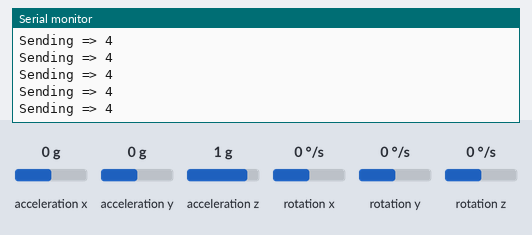
A sketch run on a simulated Arduino Uno, built with avr-gcc and run on an emulated ATmega328P. Shown: the last lines printed to the serial monitor. The inputs (shaded band) are chosen by the test bench; at power-on: acceleration x 0 g, acceleration y 0 g, acceleration z 1 g, rotation x 0 °/s, rotation y 0 °/s, rotation z 0 °/s. No radio packets arrive unless stated.

Above: at 1.2 s.
1.3 s: acceleration x set to -1.4 g
At 1.36 s:
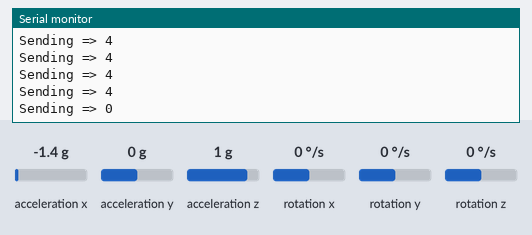
2.8 s: acceleration y set to -1.4 g
At 2.84 s:
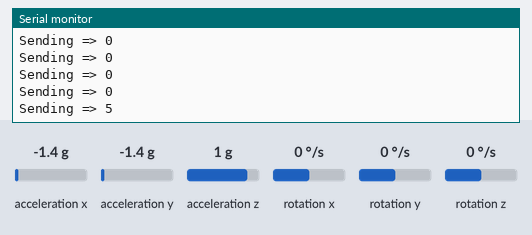
4.3 s: acceleration x set to 0 g
At 4.32 s:
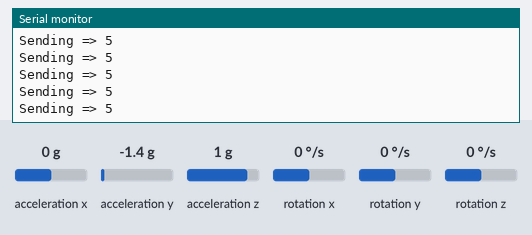
Timing chart, 0 to 7.3 s (numbered marks = the images above; inputs shaded):
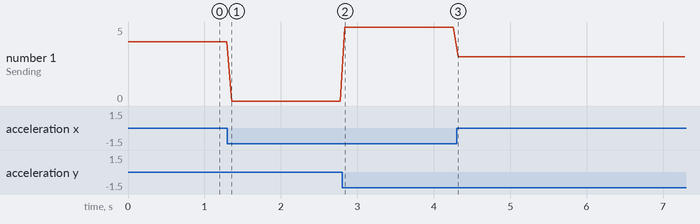

Measured:
- after the input at 1.3 s, the serial monitor: prints a new line after 0.06 s (image 1)
- after the input at 2.8 s, the serial monitor: prints a new line at once (image 2)
- plotted number 1: 4 → 0 after the input at 1.3 s, 0 → 5 after the input at 2.8 s, 5 → 3 after the input at 4.3 s

The sketch:

TXControl.ino
```cpp
/*  ME106 Term Project
*  SJSU - Spring 2017
*  Hand Gesture Controlled Robotic Car*/

//CONTROL-MODULE
//Code to read MPU6050 (Gyroscope Sensor) data and RF Transmitter

//Libraris used to communicate with MPU6050 module:
#include <Wire.h>
#include <MPU6050.h>

MPU6050 mpu;

//DAC/ADC Library used for RF Transmission:
#include <RH_ASK.h>   // (Uses pin 12 to send data)
#include <SPI.h>      // Not actually used but needed to compile

RH_ASK driver;

//LED pins used for debugging:
//#define pinA 4
//#define pinB 5
//#define pinC 6
//#define pinD 7

//Initial setup I/O + Serial Comm + RF Comm
void setup()
{
  //Debug only LED pins
//  pinMode(pinA, OUTPUT);
//  pinMode(pinB, OUTPUT);
//  pinMode(pinC, OUTPUT);
//  pinMode(pinD, OUTPUT);

  Serial.begin(9600);

  //RF module initialize:
  if (!driver.init()) Serial.println("init failed");

  //Initialize MPU6050:
  while(!mpu.begin(MPU6050_SCALE_2000DPS, MPU6050_RANGE_2G))
  {
    Serial.println("Could not find a valid MPU6050 sensor, check wiring!");
    delay(500);
  }
}

//Continuous data reading/processing, signal send:
void loop()
{
  //MPU6050 data read
  Vector rawAccel = mpu.readRawAccel();
  Vector normAccel = mpu.readNormalizeAccel();

//  Used to read raw values and debugging
//  Serial.print(" Xraw = ");
//  Serial.println(rawAccel.XAxis);
//  Serial.print(" Yraw = ");
//  Serial.println(rawAccel.YAxis);
//  Serial.println();
//  delay(500);
//  Serial.print(" Zraw = ");
//  Serial.println(rawAccel.ZAxis);

  if(rawAccel.XAxis < -7000 && rawAccel.YAxis < 5999  && rawAccel.YAxis > -5999) //forward
  {
    //LED pins - Debug only
//    digitalWrite(pinA, LOW);
//    digitalWrite(pinB, HIGH);
//    digitalWrite(pinC, HIGH);
//    digitalWrite(pinD, LOW);

    //Control Signal
    sendSignal("0");
  }
  else if(rawAccel.XAxis > 7000 && rawAccel.YAxis < 5999  && rawAccel.YAxis > -5999) //backward
  {
    //LED pins - Debug only
//    digitalWrite(pinA, HIGH);
//    digitalWrite(pinB, LOW);
//    digitalWrite(pinC, LOW);
//    digitalWrite(pinD, HIGH);

    //Control Signal
    sendSignal("1");
  }
  else if(rawAccel.YAxis > 6000 && rawAccel.XAxis < 6999 && rawAccel.XAxis > -6999)//right
  {
    //LED pins - Debug only
//    digitalWrite(pinA, LOW);
//    digitalWrite(pinB, LOW);
//    digitalWrite(pinC, HIGH);
//    digitalWrite(pinD, HIGH);

    //Control Signal
    sendSignal("2");
  }
  else if(rawAccel.YAxis < -6000 && rawAccel.XAxis < 5999 && rawAccel.XAxis > -2999)//left
  {
    //LED pins - Debug only
//    digitalWrite(pinA, HIGH);
//    digitalWrite(pinB, HIGH);
//    digitalWrite(pinC, LOW);
//    digitalWrite(pinD, LOW);

    //Control Signal
    sendSignal("3");
  }
  else if(rawAccel.XAxis < 6999 && rawAccel.XAxis > -6999 && rawAccel.YAxis < 5999  && rawAccel.YAxis > -5999) //stop
  {
    //LED pins - Debug only
//    digitalWrite(pinA, LOW);
//    digitalWrite(pinB, HIGH);
//    digitalWrite(pinC, LOW);
//    digitalWrite(pinD, HIGH);

    //Control Signal
    sendSignal("4");
  }
  else
  {
    //LED pins - Debug only
//    digitalWrite(pinA, LOW);
//    digitalWrite(pinB, LOW);
//    digitalWrite(pinC, LOW);
//    digitalWrite(pinD, LOW);

    //Control Signal
    sendSignal("5");
  }
}

//Function to send a signal using RF module
void sendSignal(const char *controller)
{
  Serial.print("Sending => "); //debugging
  Serial.println(controller); //debugging

  driver.send((uint8_t *)controller, strlen(controller));
  driver.waitPacketSent();
}
```
